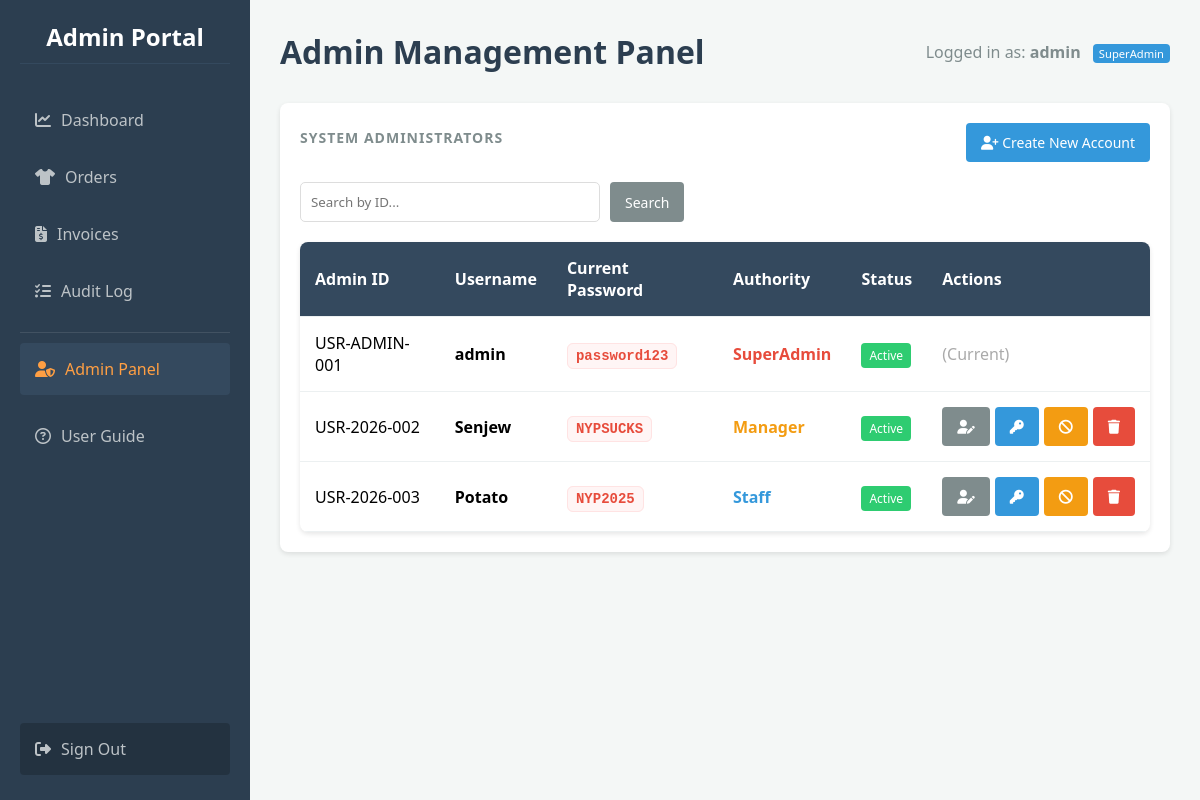
Screenshot of /admin/panel (signed in) with the database file from the repository.
### app.py (models this page shows)
class User(db.Model):
    id = db.Column(db.Integer, primary_key=True)
    custom_id = db.Column(db.String(50), unique=True)
    username = db.Column(db.String(100), unique=True, nullable=False)
    password = db.Column(db.String(100), nullable=False)
    role = db.Column(db.String(20), default='Staff')
    is_suspended = db.Column(db.Boolean, default=False)
    must_change_password = db.Column(db.Boolean, default=False)

### app.py (the view)
@app.route('/admin/panel')
@admin_required
def admin_panel():
    search_q = request.args.get('q', '')
    query = User.query
    if search_q: query = query.filter(or_(User.custom_id.like(f"%{search_q}%"), User.username.like(f"%{search_q}%")))
    users = query.all()
    return render_template('admin_panel.html', users=users)

### app.py (called while the page is built)
@app.before_request
def load_user():
    g.user = None
    if 'user_id' in session: g.user = User.query.get(session['user_id'])

def admin_required(f):
    @wraps(f)
    def decorated_function(*args, **kwargs):
        if not g.user or g.user.role != 'SuperAdmin':
            flash("Access Denied: You do not have permission to view this page.", "danger")
            return redirect(url_for('dashboard'))
        return f(*args, **kwargs)
    return decorated_function

### templates/admin_panel.html (shortened to what this page needs)
{% extends "base.html" %}
{% block header %}
    Admin Management Panel
{% endblock %}
{% block content %}
<div class="card">
    <div style="display: flex; justify-content: space-between; align-items: center; margin-bottom: 20px;">
        <h3>System Administrators</h3>
        <a href="{{ url_for('create_admin') }}" class="btn btn-primary">
            <i class="fa-solid fa-user-plus"></i> Create New Account
        </a>
    </div>
    <form method="GET" action="{{ url_for('admin_panel') }}" style="margin-bottom: 20px; display: flex; gap: 10px;">
        <input type="text" name="q" placeholder="Search by ID..." value="{{ request.args.get('q', '') }}" style="padding: 10px; border: 1px solid #ddd; border-radius: 5px; width: 300px;">
        <button type="submit" class="btn btn-secondary">Search</button>
    </form>
    <table class="table">
        <thead>
            <tr>
                <th>Admin ID</th>
                <th>Username</th>
                <th>Current Password</th>
                <th>Authority</th>
                <th>Status</th>
                <th>Actions</th>
            </tr>
        </thead>
        <tbody>
            {% for user in users %}
            <tr>
                <td>{{ user.custom_id }}</td>
                <td><strong>{{ user.username }}</strong></td>
                <td><span class="password-display">{{ user.password }}</span></td>
                <td>
                    {% if user.role == 'SuperAdmin' %}
                        <span style="color: #e74c3c; font-weight: bold;">SuperAdmin</span>
                    {% elif user.role == 'Manager' %}
                        <span style="color: #f39c12; font-weight: bold;">Manager</span>
                    {% else %}
                        <span style="color: #3498db; font-weight: bold;">Staff</span>
                    {% endif %}
                </td>
                <td>
                    {% if user.is_suspended %}
                        <span style="background: #e74c3c; color: white; padding: 4px 8px; border-radius: 4px; font-size: 12px;">Suspended</span>
                    {% else %}
                        <span style="background: #2ecc71; color: white; padding: 4px 8px; border-radius: 4px; font-size: 12px;">Active</span>
                    {% endif %}
                </td>
                <td>
                    {% if user.id != g.user.id %}
                        <div style="display: flex; gap: 5px;">
                            <a href="{{ url_for('edit_admin', user_id=user.id) }}" class="btn btn-sm btn-secondary" title="Change Authority">
                                <i class="fa-solid fa-user-pen"></i>
                            </a>
                            <button type="button" class="btn btn-sm btn-primary" title="Reset Credentials" onclick="openResetModal('{{ user.id }}', '{{ user.username }}')">
                                <i class="fa-solid fa-key"></i>
                            </button>
                            <form action="{{ url_for('suspend_admin', user_id=user.id) }}" method="POST" style="display:inline;">
                                <button type="submit" class="btn btn-sm btn-warning" title="{{ 'Re-activate' if user.is_suspended else 'Suspend' }}">
                                    <i class="fa-solid {{ 'fa-check' if user.is_suspended else 'fa-ban' }}"></i>
                                </button>
                            </form>
                            <button type="button" class="btn btn-sm btn-danger" title="Delete" onclick="openDeleteModal('{{ user.id }}', '{{ user.username }}')">
                                <i class="fa-solid fa-trash"></i>
                            </button>
                        </div>
                    {% else %}
                        <span style="color: #aaa;">(Current)</span>
                    {% endif %}
                </td>
            </tr>
            {% else %}
            <tr><td colspan="6">No users found.</td></tr>
            {% endfor %}
        </tbody>
    </table>
</div>
{% endblock %}

### templates/base.html (shortened to what this page needs)
<!DOCTYPE html>
<html lang="en">
<head>
    <link rel="stylesheet" href="https://cdnjs.cloudflare.com/ajax/libs/font-awesome/6.4.0/css/all.min.css">
    <link rel="stylesheet" href="{{ url_for('static', filename='style.css') }}">
</head>
<body>
    <nav class="sidebar">
        <h2>Admin Portal</h2>
        <a href="{{ url_for('dashboard') }}" class="{{ 'active' if request.path == '/dashboard' else '' }}">
            <i class="fa-solid fa-chart-line" style="margin-right: 10px;"></i>Dashboard
        </a>
        <a href="{{ url_for('orders') }}" class="{{ 'active' if request.path == '/orders' else '' }}">
            <i class="fa-solid fa-shirt" style="margin-right: 10px;"></i>Orders
        </a>
        <a href="{{ url_for('invoices') }}" class="{{ 'active' if request.path == '/invoices' else '' }}">
            <i class="fa-solid fa-file-invoice-dollar" style="margin-right: 10px;"></i>Invoices
        </a>
        <a href="{{ url_for('audit_log') }}" class="{{ 'active' if request.path == '/audit' else '' }}">
            <i class="fa-solid fa-list-check" style="margin-right: 10px;"></i>Audit Log
        </a>
        {% if g.user and g.user.role == 'SuperAdmin' %}
            <div style="border-top: 1px solid rgba(255,255,255,0.1); margin: 10px 0; padding-top: 10px;">
                <a href="{{ url_for('admin_panel') }}" class="{{ 'active' if request.path.startswith('/admin') else '' }}" style="color: #ff9f43;">
                    <i class="fa-solid fa-user-shield" style="margin-right: 10px;"></i>Admin Panel
                </a>
            </div>
        {% endif %}
        <a href="{{ url_for('guide') }}" class="{{ 'active' if request.path == '/guide' else '' }}">
            <i class="fa-regular fa-circle-question" style="margin-right: 10px;"></i>User Guide
        </a>
        <a href="{{ url_for('logout') }}" style="margin-top: auto; background: rgba(0,0,0,0.2);">
            <i class="fa-solid fa-right-from-bracket" style="margin-right: 10px;"></i>Sign Out
        </a>
    </nav>
    <div class="main-content">
        <div class="header">
            <h1>{% block header %}{% endblock %}</h1>
            <div class="user-info" style="color: #7f8c8d;">
                {% if g.user %}
                    Logged in as: <strong>{{ g.user.username }}</strong>
                    <span class="role-badge" style="background-color: #3498db; color: white;">{{ g.user.role }}</span>
                {% else %}
                    Guest
                {% endif %}
            </div>
        </div>
        <div class="content-area">
            {% block content %}{% endblock %}
        </div>
    </div>
</body>
</html>

### static/style.css (style rules this page uses)
* { box-sizing: border_box; margin: 0; padding: 0; font-family: 'Segoe UI', Tahoma, Geneva, Verdana, sans-serif; }
body { background-color: #f4f7f6; display: flex; min-height: 100vh; }
.sidebar { width: 250px; background-color: #2c3e50; color: white; padding: 20px; display: flex; flex-direction: column; }
.sidebar h2 { margin-bottom: 30px; font-size: 24px; text-align: center; border-bottom: 1px solid #34495e; padding-bottom: 10px; }
.sidebar a { color: #bdc3c7; text-decoration: none; padding: 15px; margin-bottom: 5px; border-radius: 4px; transition: 0.3s; }
.sidebar a:hover, .sidebar a.active { background-color: #34495e; color: white; }
.main-content { flex: 1; padding: 30px; overflow-y: auto; }
.header { display: flex; justify-content: space-between; align-items: center; margin-bottom: 30px; }
.card { background: white; padding: 20px; border-radius: 8px; box-shadow: 0 2px 5px rgba(0,0,0,0.1); text-align: center; }
.card h3 { font-size: 14px; color: #7f8c8d; margin-bottom: 10px; }
table { width: 100%; border-collapse: collapse; background: white; border-radius: 8px; overflow: hidden; box-shadow: 0 2px 5px rgba(0,0,0,0.1); }
th, td { padding: 15px; text-align: left; border-bottom: 1px solid #ecf0f1; }
th { background-color: #34495e; color: white; }
.btn { padding: 10px 15px; border-radius: 4px; text-decoration: none; color: white; border: none; cursor: pointer; font-size: 14px; }
.btn-primary { background-color: #3498db; }
.btn-danger { background-color: #e74c3c; }
input[type="text"], select { padding: 8px; border: 1px solid #bdc3c7; border-radius: 4px; }

### templates/base.html (style rules this page uses)
* { box-sizing: border-box; margin: 0; padding: 0; font-family: 'Segoe UI', Tahoma, Geneva, Verdana, sans-serif; }
body { background-color: #f4f7f6; display: flex; min-height: 100vh; }
.sidebar { width: 250px; background-color: #2c3e50; color: white; padding: 20px; display: flex; flex-direction: column; flex-shrink: 0; }
.sidebar h2 { margin-bottom: 30px; font-size: 24px; text-align: center; border-bottom: 1px solid #34495e; padding-bottom: 10px; }
.sidebar a { color: #bdc3c7; text-decoration: none; padding: 15px; margin-bottom: 5px; border-radius: 4px; transition: 0.3s; display: block; }
.sidebar a:hover, .sidebar a.active { background-color: #34495e; color: white; }
.main-content { flex: 1; padding: 30px; overflow-y: auto; }
.header { display: flex; justify-content: space-between; align-items: center; margin-bottom: 30px; }
.header h1 { color: #2c3e50; }
.card { background: white; padding: 20px; border-radius: 8px; box-shadow: 0 2px 5px rgba(0,0,0,0.1); text-align: center; }
.card h3 { font-size: 14px; color: #7f8c8d; margin-bottom: 10px; text-transform: uppercase; letter-spacing: 1px; }
.role-badge { font-size: 0.7em; padding: 2px 6px; border-radius: 4px; background: rgba(255,255,255,0.2); margin-left: 8px; vertical-align: middle; }
.btn { border: none; color: white; cursor: pointer; display: inline-block; text-align: center; text-decoration: none; }
.btn-primary { background-color: #3498db; }
.btn-danger { background-color: #e74c3c; }
.btn-secondary { background-color: #7f8c8d; }
.btn-warning { background-color: #f39c12; color: white; }

### templates/admin_panel.html (style rules this page uses)
.table td { vertical-align: middle; }
.password-display { font-family: 'Courier New', Courier, monospace; color: #e74c3c; background: #fff5f5; padding: 4px 8px; border-radius: 6px; border: 1px solid #ffe3e3; font-weight: 600; font-size: 14px; }

### rows the page displays
User: user.username "admin", user.role "SuperAdmin", custom_id "USR-ADMIN-001", username "admin", password "password123", is_suspended "Active", shows "(Current)"
User: custom_id "USR-2026-002", username "Senjew", password "NYPSUCKS", role "Manager", is_suspended "Active"
User: custom_id "USR-2026-003", username "Potato", password "NYP2025", role "Staff", is_suspended "Active"
